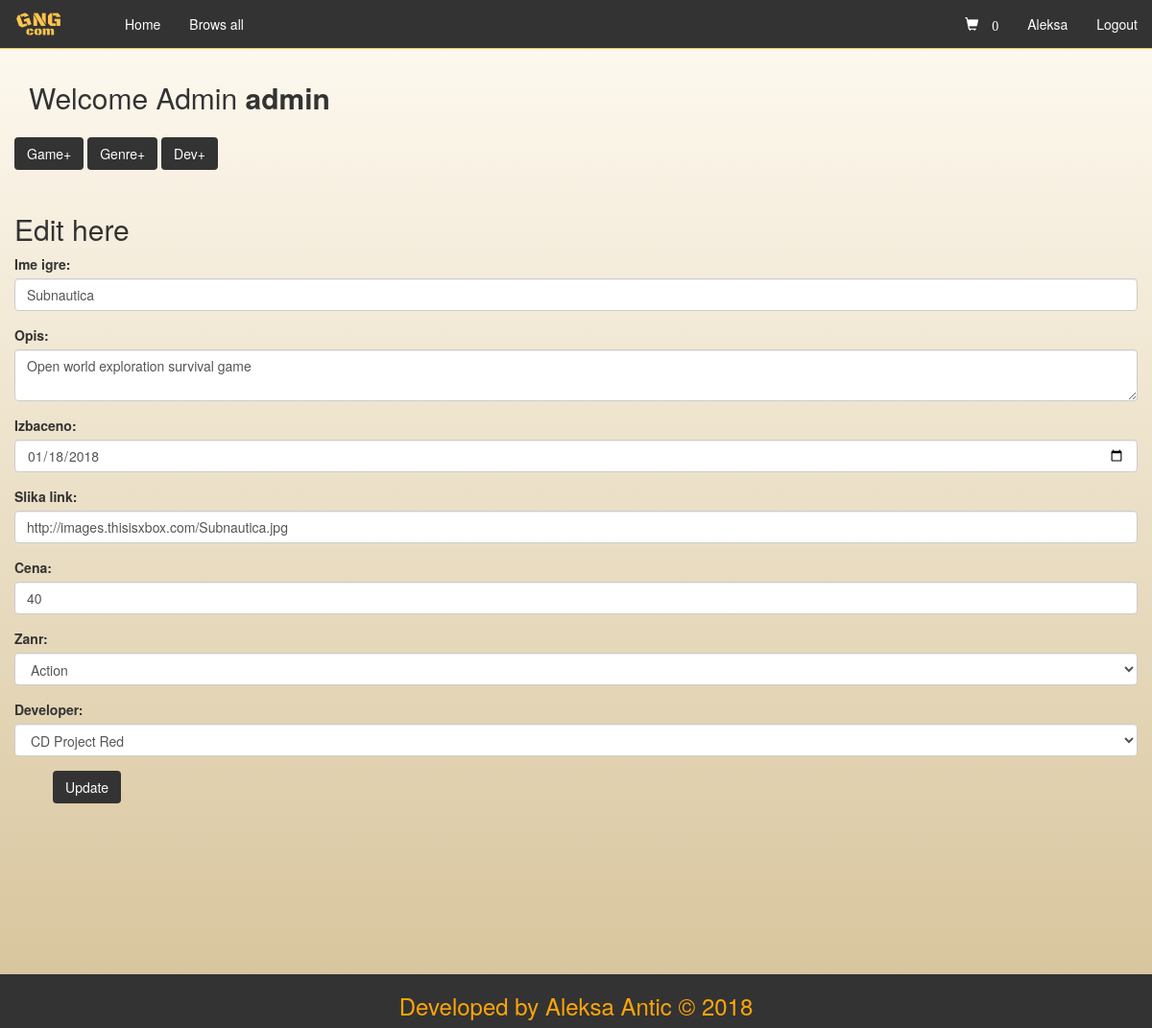
Page /index.php?pages=fix&id=2 (signed in) on the committed database.
### tables this page shows
create table user(
	id int(11) not null primary key auto_increment,
	ime varchar(45) not null,
	username varchar(45) not null,
	email varchar(45) not null,
	pass varchar(45) not null,
	img varchar(255) not null default "https://cdn.iconscout.com/public/images/icon/premium/png-512/gamepad-control-game-play-xbox-3d8c51a61e95fa85-512x512.png",
	level smallint(2) not null default 1,
	money int(11) not null default 0
);

create table game(
	id int(11) not null primary key auto_increment,
	name varchar(45) not null,
	description varchar(255) not null,
	rating decimal(11,2) default 0,
	release_date date not null,
	img longtext not null,
	cena int(11) not null default 60,
	kupljeno int(11) not null default 0,
	id_developer int(11) not null,
	id_genre int(11) not null,
	foreign key (id_developer) references developer(id)
		on update cascade
		on delete restrict,
	foreign key (id_genre) references genre(id)
		on update cascade
		on delete restrict
);

### includes/defines.php (called while the page is built, shortened)
<?php
	function check($connect,$data){
		$data = trim($data);
		$data = stripcslashes($data);
		$data = htmlspecialchars($data);
		return $data;
	}
	function isLoged(){
		if(isset($_SESSION["logedin_user"])){
			return true;
		}
		return false;
	}
	function isAdmin($result){
		if(isLoged() && $result["level"] == 3){
			return true;
		}
		return false;
	}
 ?>

### includes/sesion.php (called while the page is built, shortened)
<?php
    if(isset($_SESSION["logedin_user"])){
	$user = $_SESSION["logedin_user"];
	$query = $connect->query("SELECT * FROM user WHERE username = '$user'");
	$result = $query->fetch_assoc();
	}
 ?>

### pages/editgame.php (the view, shortened to what this page needs)
<div class="row">
	<h2>Edit here</h2>
	<?php
		$id = check($connect,$_GET['id']);
		$query = $connect->query("SELECT * from game where id='$id'");
		$res = $query->fetch_assoc();
	 ?>
	 <form method="post" action="includes/updategame.php">
	 	<div class="form-group">
    		<label>Ime igre:</label>
    		<input type="text" class="form-control" name="ime" value="<?php echo $res['name']; ?>">
 		</div>
 		<div class="form-group">
    		<label>Opis:</label>
    		<textarea type="text" class="form-control" name="desc" ><?php echo $res['description']; ?></textarea>
 		</div>
 		<div class="form-group">
    		<label>Izbaceno:</label>
    		<input type="date" class="form-control" name="date" value="<?php echo $res['release_date']; ?>">
 		</div>
        <div class="form-group">
            <label>Slika link:</label>
            <input type="text" class="form-control" name="img" value="<?php echo $res['img']; ?>">
        </div>
 		<div class="form-group">
    		<label>Cena:</label>
    		<input type="text" class="form-control" name="cena" value="<?php echo $res['cena']; ?>">
 		</div>
 		<div class="form-group">
    		<label>Zanr:</label>
    		<select class="form-control" name="genre" value="<?php echo $res['id_genre']; ?>">
    		<?php
    			$query = $connect->query("SELECT * FROM genre");
				while($r = $query->fetch_assoc()){
					echo "<option class='form-control' value='".$r["id"]."'>".$r["name"]."</option>";
				}
    		 ?>
    		 </select>
 		</div>
 		<div class="form-group">
    		<label>Developer:</label>
    		<select class="form-control" name="dev" value="<?php echo $res['id_developer']; ?>">
    		<?php
    			$query = $connect->query("SELECT * FROM developer");
				while($r = $query->fetch_assoc()){
					echo "<option class='form-control' value='".$r["id"]."'>".$r["name"]."</option>";
				}
    		 ?>
    		 </select>
 		</div>
 		<dir class="form-group">
 			<button class="btn">Update</button>
 		</dir>
	 </form>
</div>

### index.php (shortened to what this page needs)
<?php include_once "includes/defines.php";
	  include_once("includes/sesion.php");?>
<!DOCTYPE html>
<html>
<head>
	<link rel="stylesheet" href="https://maxcdn.bootstrapcdn.com/bootstrap/3.3.7/css/bootstrap.min.css">
  	<link rel="stylesheet" type="text/css" href="style/style.css">
</head>
<body>
	<?php include_once("header.php"); ?>
	<div class="container">
	<?php
		if (!empty($_GET)) {
			if(!empty($_GET['pages'])){
				$pages = $_GET['pages'];
			}
		}
		if(isAdmin($result)){
			echo "<h2>Welcome Admin <b>".$result["username"]."</b></h2>";
			?>
			<div class="row">
				<a href="?pages=addgame"><button class="btn">Game+</button></a>
				<a href="?pages=addgenre"><button class="btn">Genre+</button></a>
				<a href="?pages=adddeveloper"><button class="btn">Dev+</button></a>
			</div>
			<?php
		}
		if(!empty($pages)){
			if($pages == "addgame" && isAdmin($result)){
				include_once "pages/addgame.php";
			}
			elseif($pages == "addgenre" && isAdmin($result)){
				include_once "pages/addgenre.php";
			}
			elseif($pages == "addplatform" && isAdmin($result)){
				include_once "pages/addplatform.php";
			}
			elseif($pages == "adddeveloper" && isAdmin($result)){
				include_once "pages/adddeveloper.php";
			}
			elseif($pages == "fix" && isAdmin($result)){
				include_once "pages/editgame.php";
			}elseif($pages == "cart" && isLoged()){
				include_once "pages/cart.php";
			}elseif($pages == "game"){
				include_once "pages/buygame.php";
			}elseif($pages == "profile" && isLoged()){
				include_once "pages/profile.php";
			}else{
			include_once "pages/main.php";
			}
		}else{
			include_once "pages/main.php";
		}
	 ?>
	 </div>
	<?php include_once("footer.php"); ?>
</body>
</html>

### header.php (shortened to what this page needs)
<nav class="navbar navbar-inverse navbar-fixed-top">
  <div class="container-fluid">
    <div class="navbar-header">
      <a class="navbar-left" href="index.php"><img src="gng.png" width="50" height="50"></a>
    </div>
    <ul class="nav navbar-nav">
      <li ><a href="index.php">Home</a></li>
      <li><a href="?pages=browsall">Brows all</a></li>
    </ul>
    <ul class="nav navbar-nav navbar-right">
      <?php if(!isLoged()){ ?>
        <li><a href="#" data-toggle="modal" data-target="#register"><span class="glyphicon glyphicon-user"></span> Sign Up</a></li>
        <li><a href="#" data-toggle="modal" data-target="#login"><span class="glyphicon glyphicon-log-in"></span> Login</a></li>
      <?php
        }else{
            ?>
            <li><a href="?pages=cart"><span class="glyphicon glyphicon-shopping-cart cart">
            <?php $q = $connect->query("SELECT count(id_game) as num from cart left join user on cart.id_user = user.id where cart.id_user = ".$result['id']."");
                    $r = $q->fetch_assoc();
                    echo $r['num'];?>
            </span></a></li>
            <li><a href="?pages=profile&id=<?php echo $result['id']; ?>"><span><?php echo $result["ime"];?></span></a></li>
            <li><a href="includes/logout.php">Logout</a></li>
        <?php } ?>
      </ul>
  </div>
</nav>

### style/style.css (style rules this page uses)
.container { margin-top: 65px; min-height: 900px; }
.row { margin-top: 25px; }
.nav { margin-left: 50px; }
.navbar-inverse { background-color: #333; border-color: #ffc34d; }
.navbar-nav>li>a { color: #fff !important; }
.btn { background-color: #333; color: #fff; }
body { background: linear-gradient(to bottom, rgba(255,247,230,0.5), rgba(153,104,0,0.4)); }

### rows in the picture
user: ime "Aleksa", username "admin"
game: ime "Subnautica", desc "Open world exploration survival game", date "01/18/2018", img "http://images.thisisxbox.com/Subnautica.jpg", cena "40"

### other values in the picture
$r['num'] "0"
form field genre "Action"
form field dev "CD Project Red"
